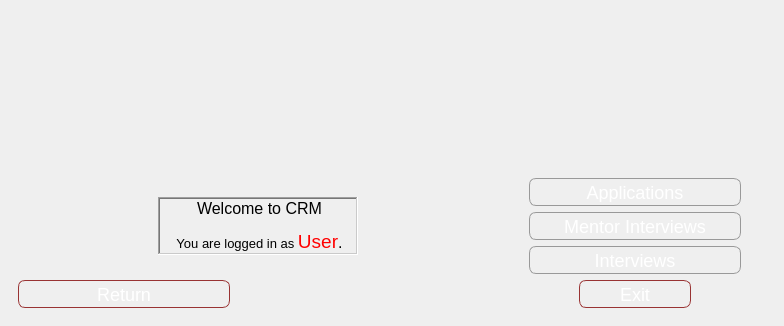
<?xml version="1.0" encoding="UTF-8"?>
<ui version="4.0">
 <class>MainWindow</class>
 <widget class="QMainWindow" name="MainWindow">
  <property name="geometry">
   <rect>
    <x>0</x>
    <y>0</y>
    <width>784</width>
    <height>326</height>
   </rect>
  </property>
  <property name="windowTitle">
   <string>MainWindow</string>
  </property>
  <property name="styleSheet">
   <string notr="true">#MyLoginForm {
background: white;
}

</string>
  </property>
  <widget class="QWidget" name="centralwidget">
   <layout class="QVBoxLayout" name="verticalLayout">
    <item>
     <widget class="QFrame" name="mainFrame">
      <property name="styleSheet">
       <string notr="true">#mainFrame{
    border: 10px solid qlineargradient(x1:0, y1:0, x2:1, y2:1, 
                    stop:0 #ff6666,
                    stop:0.1 #ff7777,
                    stop:0.49 #cc3333,
                    stop:0.5 #bb2244,
                    stop:1 #cc3333);
    border-radius: 40px;
    background: qlineargradient(x1:0, y1:0, x2:0, y2:1, 
                    stop:0 #d0d0d0, /* Üst kısımda daha koyu gri */
                    stop:0.2 #f0f0f0, /* Orta kısımda hafif gri */
                    stop:0.5 #ffffff); /* Alt kısımda beyaz */
}</string>
      </property>
      <property name="frameShape">
       <enum>QFrame::NoFrame</enum>
      </property>
      <property name="frameShadow">
       <enum>QFrame::Plain</enum>
      </property>
      <property name="lineWidth">
       <number>0</number>
      </property>
      <property name="midLineWidth">
       <number>0</number>
      </property>
      <layout class="QGridLayout" name="gridLayout">
       <item row="5" column="0">
        <widget class="QPushButton" name="return_button">
         <property name="styleSheet">
          <string notr="true">QPushButton {
    color: white;
    background-color: qlineargradient(x1:0, y1:0, x2:0, y2:1,
                                       stop:0 #ff6666,
                                       stop:0.1 #ff7777,
                                       stop:0.49 #cc3333,
                                       stop:0.5 #bb2244,
                                       stop:1 #cc3333);
    border-width: 1px;
    border-color: #993333;
    border-style: solid;
    border-radius: 7px;
    padding: 3px;
    font-size: 18px;
    padding-left: 5px;
    padding-right: 5px;
    min-width: 100px;
    max-width: 200px;
    min-height: 20px;
    max-height: 20px;
}

QPushButton:hover {
    background-color: qlineargradient(x1:0, y1:0, x2:0, y2:1,
                                       stop:0 #ff8888,
                                       stop:0.1 #ff9999,
                                       stop:0.49 #cc5555,
                                       stop:0.5 #bb3355,
                                       stop:1 #cc5555);
}

QPushButton:pressed {
    background-color: qlineargradient(x1:0, y1:0, x2:0, y2:1,
                                       stop:0 #ff4444,
                                       stop:0.1 #ff5555,
                                       stop:0.49 #cc1111,
                                       stop:0.5 #aa0022,
                                       stop:1 #cc1111);
}
</string>
         </property>
         <property name="text">
          <string>Return</string>
         </property>
        </widget>
       </item>
       <item row="5" column="2" alignment="Qt::AlignHCenter">
        <widget class="QPushButton" name="exit_button">
         <property name="minimumSize">
          <size>
           <width>112</width>
           <height>28</height>
          </size>
         </property>
         <property name="styleSheet">
          <string notr="true">QPushButton {
    color: white;
    background-color: qlineargradient(x1:0, y1:0, x2:0, y2:1,
                                       stop:0 #ff6666,
                                       stop:0.1 #ff7777,
                                       stop:0.49 #cc3333,
                                       stop:0.5 #bb2244,
                                       stop:1 #cc3333);
    border-width: 1px;
    border-color: #993333;
    border-style: solid;
    border-radius: 7px;
    padding: 3px;
    font-size: 18px;
    padding-left: 5px;
    padding-right: 5px;
    min-width: 100px;
    max-width: 200px;
    min-height: 20px;
    max-height: 20px;
}

QPushButton:hover {
    background-color: qlineargradient(x1:0, y1:0, x2:0, y2:1,
                                       stop:0 #ff8888,
                                       stop:0.1 #ff9999,
                                       stop:0.49 #cc5555,
                                       stop:0.5 #bb3355,
                                       stop:1 #cc5555);
}

QPushButton:pressed {
    background-color: qlineargradient(x1:0, y1:0, x2:0, y2:1,
                                       stop:0 #ff4444,
                                       stop:0.1 #ff5555,
                                       stop:0.49 #cc1111,
                                       stop:0.5 #aa0022,
                                       stop:1 #cc1111);
}
</string>
         </property>
         <property name="text">
          <string>Exit</string>
         </property>
         <property name="icon">
          <iconset>
           <normaloff>../../Users/Durak/Downloads/close_FILL0_wght400_GRAD0_opsz24.png</normaloff>../../Users/Durak/Downloads/close_FILL0_wght400_GRAD0_opsz24.png</iconset>
         </property>
        </widget>
       </item>
       <item row="0" column="2" alignment="Qt::AlignRight|Qt::AlignTop">
        <widget class="QLabel" name="logo2">
         <property name="autoFillBackground">
          <bool>false</bool>
         </property>
         <property name="styleSheet">
          <string notr="true"/>
         </property>
         <property name="text">
          <string/>
         </property>
         <property name="pixmap">
          <pixmap>logo2.png</pixmap>
         </property>
         <property name="scaledContents">
          <bool>true</bool>
         </property>
        </widget>
       </item>
       <item row="0" column="0" alignment="Qt::AlignLeft|Qt::AlignTop">
        <widget class="QLabel" name="logo1">
         <property name="enabled">
          <bool>true</bool>
         </property>
         <property name="autoFillBackground">
          <bool>false</bool>
         </property>
         <property name="styleSheet">
          <string notr="true"/>
         </property>
         <property name="frameShadow">
          <enum>QFrame::Plain</enum>
         </property>
         <property name="text">
          <string/>
         </property>
         <property name="pixmap">
          <pixmap>logo1.ico</pixmap>
         </property>
         <property name="scaledContents">
          <bool>true</bool>
         </property>
        </widget>
       </item>
       <item row="2" column="2" alignment="Qt::AlignHCenter">
        <widget class="QPushButton" name="applications">
         <property name="styleSheet">
          <string notr="true">QPushButton {
    color: white;
    background-color: qlineargradient(x1:0, y1:0, x2:0, y2:1,
                                       stop:0 #CCCCCC,
                                       stop:0.1 #DDDDDD,
                                       stop:0.49 #AAAAAA,
                                       stop:0.5 #999999,
                                       stop:1 #AAAAAA);
    border-width: 1px;
    border-color: #999999;
    border-style: solid;
    border-radius: 7px;
    padding: 3px;
    font-size: 18px;
    padding-left: 5px;
    padding-right: 5px;
    min-width: 200px;
    max-width: 200px;
    min-height: 20px;
    max-height: 20px;
}

QPushButton:hover {
    background-color: qlineargradient(x1:0, y1:0, x2:0, y2:1,
                                       stop:0 #DDDDDD,
                                       stop:0.1 #EEEEEE,
                                       stop:0.49 #BBBBBB,
                                       stop:0.5 #AAAAAA,
                                       stop:1 #BBBBBB);
}

QPushButton:pressed {
    background-color: qlineargradient(x1:0, y1:0, x2:0, y2:1,
                                       stop:0 #AAAAAA,
                                       stop:0.1 #BBBBBB,
                                       stop:0.49 #888888,
                                       stop:0.5 #777777,
                                       stop:1 #888888);
}
</string>
         </property>
         <property name="text">
          <string>Applications</string>
         </property>
        </widget>
       </item>
       <item row="3" column="2" alignment="Qt::AlignHCenter">
        <widget class="QPushButton" name="mentor_interview">
         <property name="styleSheet">
          <string notr="true">QPushButton {
    color: white;
    background-color: qlineargradient(x1:0, y1:0, x2:0, y2:1,
                                       stop:0 #CCCCCC,
                                       stop:0.1 #DDDDDD,
                                       stop:0.49 #AAAAAA,
                                       stop:0.5 #999999,
                                       stop:1 #AAAAAA);
    border-width: 1px;
    border-color: #999999;
    border-style: solid;
    border-radius: 7px;
    padding: 3px;
    font-size: 18px;
    padding-left: 5px;
    padding-right: 5px;
    min-width: 200px;
    max-width: 200px;
    min-height: 20px;
    max-height: 20px;
}

QPushButton:hover {
    background-color: qlineargradient(x1:0, y1:0, x2:0, y2:1,
                                       stop:0 #DDDDDD,
                                       stop:0.1 #EEEEEE,
                                       stop:0.49 #BBBBBB,
                                       stop:0.5 #AAAAAA,
                                       stop:1 #BBBBBB);
}

QPushButton:pressed {
    background-color: qlineargradient(x1:0, y1:0, x2:0, y2:1,
                                       stop:0 #AAAAAA,
                                       stop:0.1 #BBBBBB,
                                       stop:0.49 #888888,
                                       stop:0.5 #777777,
                                       stop:1 #888888);
}
</string>
         </property>
         <property name="text">
          <string>Mentor Interviews</string>
         </property>
        </widget>
       </item>
       <item row="1" column="2">
        <spacer name="verticalSpacer">
         <property name="orientation">
          <enum>Qt::Vertical</enum>
         </property>
         <property name="sizeHint" stdset="0">
          <size>
           <width>20</width>
           <height>40</height>
          </size>
         </property>
        </spacer>
       </item>
       <item row="4" column="2" alignment="Qt::AlignHCenter">
        <widget class="QPushButton" name="interview">
         <property name="styleSheet">
          <string notr="true">QPushButton {
    color: white;
    background-color: qlineargradient(x1:0, y1:0, x2:0, y2:1,
                                       stop:0 #CCCCCC,
                                       stop:0.1 #DDDDDD,
                                       stop:0.49 #AAAAAA,
                                       stop:0.5 #999999,
                                       stop:1 #AAAAAA);
    border-width: 1px;
    border-color: #999999;
    border-style: solid;
    border-radius: 7px;
    padding: 3px;
    font-size: 18px;
    padding-left: 5px;
    padding-right: 5px;
    min-width: 200px;
    max-width: 200px;
    min-height: 20px;
    max-height: 20px;
}

QPushButton:hover {
    background-color: qlineargradient(x1:0, y1:0, x2:0, y2:1,
                                       stop:0 #DDDDDD,
                                       stop:0.1 #EEEEEE,
                                       stop:0.49 #BBBBBB,
                                       stop:0.5 #AAAAAA,
                                       stop:1 #BBBBBB);
}

QPushButton:pressed {
    background-color: qlineargradient(x1:0, y1:0, x2:0, y2:1,
                                       stop:0 #AAAAAA,
                                       stop:0.1 #BBBBBB,
                                       stop:0.49 #888888,
                                       stop:0.5 #777777,
                                       stop:1 #888888);
}
</string>
         </property>
         <property name="text">
          <string>Interviews</string>
         </property>
        </widget>
       </item>
       <item row="2" column="0" rowspan="3" colspan="2" alignment="Qt::AlignHCenter|Qt::AlignVCenter">
        <widget class="QLabel" name="label">
         <property name="sizePolicy">
          <sizepolicy hsizetype="Expanding" vsizetype="Expanding">
           <horstretch>0</horstretch>
           <verstretch>0</verstretch>
          </sizepolicy>
         </property>
         <property name="minimumSize">
          <size>
           <width>200</width>
           <height>0</height>
          </size>
         </property>
         <property name="autoFillBackground">
          <bool>false</bool>
         </property>
         <property name="styleSheet">
          <string notr="true"/>
         </property>
         <property name="frameShape">
          <enum>QFrame::WinPanel</enum>
         </property>
         <property name="frameShadow">
          <enum>QFrame::Sunken</enum>
         </property>
         <property name="lineWidth">
          <number>10</number>
         </property>
         <property name="midLineWidth">
          <number>10</number>
         </property>
         <property name="text">
          <string>&lt;html&gt;&lt;head/&gt;&lt;body&gt;&lt;p align=&quot;center&quot;&gt;&lt;span style=&quot; font-size:12pt;&quot;&gt;Welcome to CRM&lt;/span&gt;&lt;/p&gt;&lt;p align=&quot;center&quot;&gt;&lt;span style=&quot; font-size:10pt;&quot;&gt;You are logged in as &lt;/span&gt;&lt;span style=&quot; font-size:14pt; color:#ff0000;&quot;&gt;User&lt;/span&gt;&lt;span style=&quot; font-size:12pt;&quot;&gt;.&lt;/span&gt;&lt;/p&gt;&lt;/body&gt;&lt;/html&gt;</string>
         </property>
         <property name="textFormat">
          <enum>Qt::AutoText</enum>
         </property>
         <property name="scaledContents">
          <bool>true</bool>
         </property>
         <property name="wordWrap">
          <bool>true</bool>
         </property>
        </widget>
       </item>
      </layout>
      <zorder>exit_button</zorder>
      <zorder>logo2</zorder>
      <zorder>logo1</zorder>
      <zorder>interview</zorder>
      <zorder>mentor_interview</zorder>
      <zorder>applications</zorder>
      <zorder>verticalSpacer</zorder>
      <zorder>return_button</zorder>
      <zorder>label</zorder>
     </widget>
    </item>
   </layout>
  </widget>
 </widget>
 <tabstops>
  <tabstop>applications</tabstop>
  <tabstop>mentor_interview</tabstop>
  <tabstop>interview</tabstop>
  <tabstop>return_button</tabstop>
  <tabstop>exit_button</tabstop>
 </tabstops>
 <resources/>
 <connections/>
</ui>
